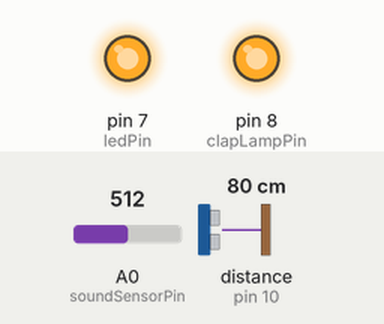
Simulated run of this sketch. Board: Arduino Uno, built with avr-gcc and run on an emulated ATmega328P. On the bench: output pins drawn as LEDs (lit = HIGH). Wiring (inferred from the names in the program): ultrasonic range finder: trigger pin 9; echo pin 10. The test bench sets the inputs (shaded band); at power-on: distance to the obstacle (sensor on pin 10) 80 cm, A0 (soundSensorPin) = 512. The echo pulse lasts 58.3 µs per cm; pins used as bus, display or sensor lines are not drawn.

Above: at 1.2 s.
1.3 s: distance to the obstacle (sensor on pin 10) set to 10 cm
2.8 s: distance to the obstacle (sensor on pin 10) set to 7 cm
At 3.5 s:
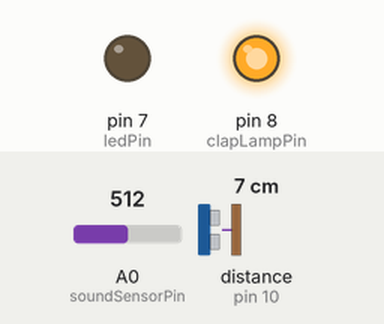
Timing chart, 0 to 5.8 s (numbered marks = the images above; inputs shaded):
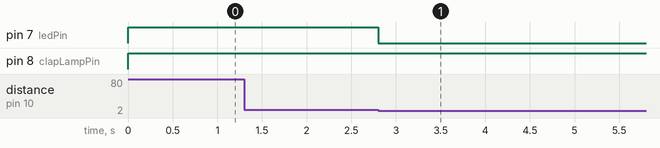

The sketch:

Codes.ino
```cpp
// Define pin numbers for the ultrasonic sensor
const int trigPin = 9; // Trigger pin for the ultrasonic sensor
const int echoPin = 10; // Echo pin for the ultrasonic sensor

// Define pin numbers for other components
const int clapLampPin = 8; // Pin for the clap lamp
const int ledPin = 7; // Pin for the LED
const int soundSensorPin = A0; // Pin for the sound sensor

void setup() {
  // Start the serial communication
  Serial.begin(9600);

  // Set pin modes for output and input
  pinMode(ledPin, OUTPUT); // LED output
  pinMode(soundSensorPin, INPUT_PULLUP); // Sound sensor input with pull-up resistor
  pinMode(trigPin, OUTPUT); // Trigger pin output
  pinMode(echoPin, INPUT); // Echo pin input
  pinMode(clapLampPin, OUTPUT); // Clap lamp output
}

void loop() {
  long duration, distance; // Variables for storing ultrasonic sensor data
  int sound = analogRead(soundSensorPin); // Read value from the sound sensor

  // Send a pulse from the ultrasonic sensor's trigger pin
  digitalWrite(trigPin, LOW);
  delayMicroseconds(2);
  digitalWrite(trigPin, HIGH);
  delayMicroseconds(10);
  digitalWrite(trigPin, LOW);

  // Measure the time for the echo pulse
  duration = pulseIn(echoPin, HIGH);

  // Calculate distance in centimeters
  distance = duration * 0.034 / 2;

  // Control the LED based on the distance
  if (distance < 8) {
    digitalWrite(ledPin, LOW); // Turn off the LED if the object is too close
    delay(100000000); // Delay for an extended period
  } else if (distance > 8) {
    digitalWrite(ledPin, HIGH); // Turn on the LED if the object is far
  }

  // Control the clap lamp based on sound sensor input
  if (sound) {
    digitalWrite(clapLampPin, HIGH); // Turn on the lamp if sound is detected
  } else {
    digitalWrite(clapLampPin, LOW); // Turn off the lamp if no sound is detected
  }
}
```

Measured:
- the behaviour switches between 9 and 8 cm on distance to the obstacle (sensor on pin 10) (found by bisection; images 0 and 1)
- after the input at 1.3 s, every drawn part: stays the same
- after the input at 2.8 s, pin 7 (ledPin): HIGH → LOW at once
